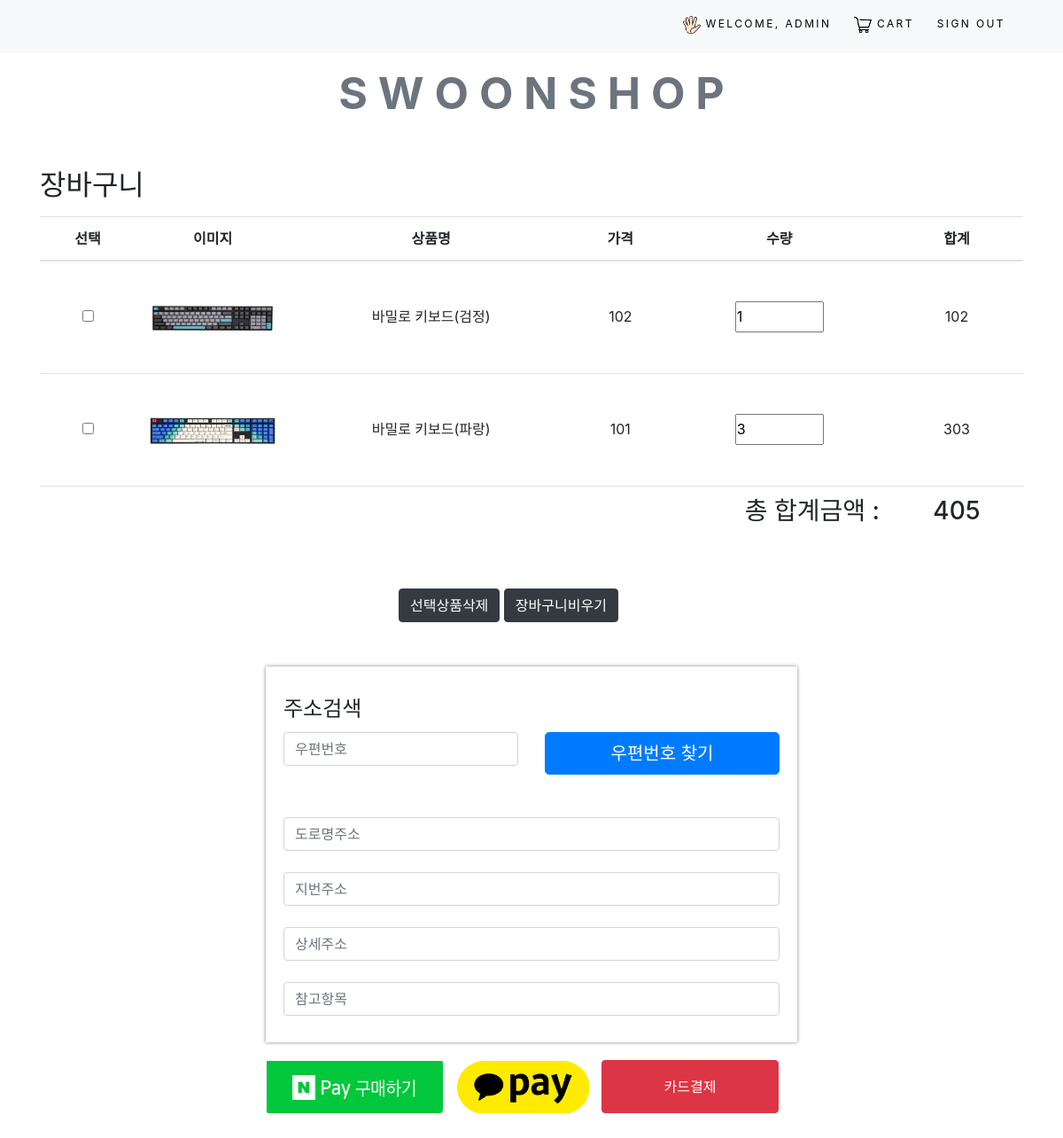
/cart/ (signed in), run on an earlier commit of the app's database.
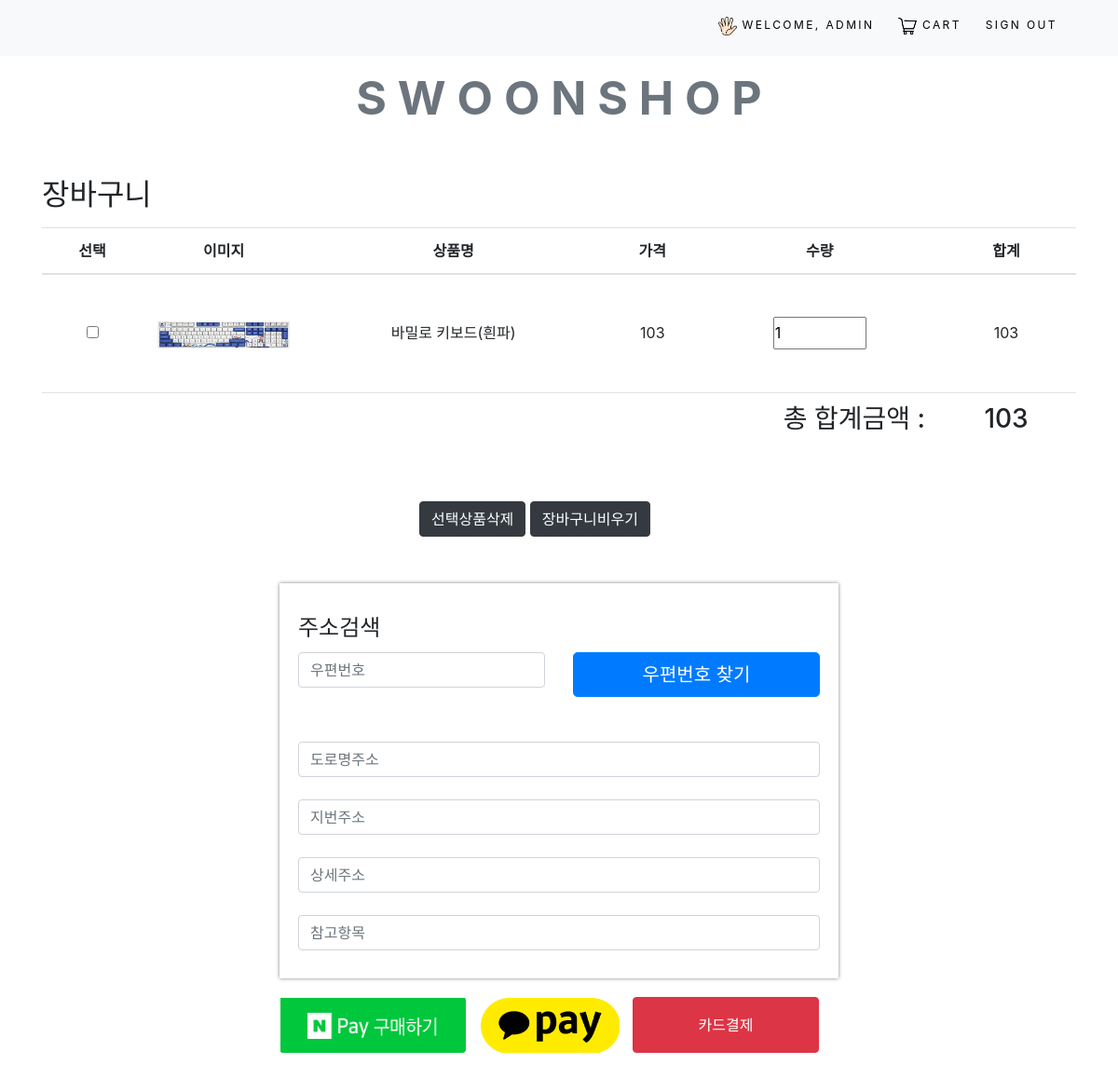
And on a later commit of the database.
### cart/models.py (models this page shows, shortened)
class CartItem(models.Model):
    user = models.ForeignKey(User, null=True, on_delete=models.CASCADE)
    product = models.ForeignKey(Product, on_delete=models.CASCADE)
    quantity = models.IntegerField(default=1)
    created_at = models.DateTimeField(auto_now_add=True)
    class Meta:
        verbose_name = '장바구니'
        verbose_name_plural = f'{verbose_name} 목록'
    @property
    def sub_total(self):
        return self.product.price * self.quantity

### product/models.py (models this page shows, shortened)
class Product(models.Model):
    name = models.CharField(max_length=250, unique=True)
    slug = models.SlugField(max_length=250, unique=True, default='')
    description = models.TextField(blank=True)
    price = models.DecimalField(max_digits=10, decimal_places=0)
    image = models.ImageField(upload_to='product', blank=True)
    stock = models.IntegerField()
    available = models.BooleanField(default=True)
    created = models.DateTimeField(auto_now_add=True, null=True)
    updated = models.DateTimeField(auto_now=True)
    class Meta:
        ordering = ('name',)
        verbose_name = 'product'
        verbose_name_plural = 'products'

### cart/views.py (the view)
# urls.py: path('', views.cart, name='cart'),
def cart(request, total=0):
    model = CartItem.objects.filter(user_id=request.user.id)
    uid = request.user.id
    for item in model:
        total += (item.product.price * item.quantity)
    context = {
        'items': model,
        'total': total,
        'uid': uid,
    }
    return render(request, 'cart/cart_detail.html', context)

### templates/cart/cart_detail.html (shortened to what this page needs)
{% extends "base.html" %}
{% load static %}
{% block content %}
<div class="container">
    <h2>장바구니</h2>
    <table class="table table-hover">
        <thead>
        <tr>
            <th>선택</th>
            <th style="width: 150px;">이미지</th>
            <th>상품명</th>
            <th>가격</th>
            <th>수량</th>
            <th>합계</th>
        </tr>
        </thead>
        <tbody>
        {% for item in items %}
        <tr data-itemId="{{ item.id }}" data-userId="{{ item.user_id }}" data-amount="{{ item.sub_total }}">
            <td><input type="checkbox" name="chk" ></td>
            <td><img style="width:150px; height:100px;" src="{{ item.product.image.url }}"></td>
            <td class="name">{{ item.product.name }}</td>
            <td class="price">{{ item.product.price }}</td>
            <td><input type="number" class="quantity" min="1" max="{{ item.product.stock }}" value="{{ item.quantity }}" style="width: 100px; height: 35px; line-height: 35px;"></td>
            <td class="sub_amount" style="width: 150px;">{{ item.sub_total }}</td>
        </tr>
        {% endfor %}
        <tr>
            <td colspan="5"><h3 style="height: 30px; line-height:30px; text-align:right;">총 합계금액 : </h3></td>
            <td colspan="5"><h3 class="amount" style="height: 30px; line-height:30px; text-align:center;">{{ total }}</h3></td>
        </tr>
        </tbody>
    </table>
</div>
<div>
    <div style="width: 300px; margin: 0px auto 50px auto;">
        <button type="button" class="btn btn-dark" onClick="delRow()">선택상품삭제</button>
        <button type="button" class="btn btn-dark" onClick="delAllRow()">장바구니비우기</button>
    </div>
</div>
<div style="width:600px; padding: 30px 20px; margin:0 auto; box-shadow: 0 0 4px gray;">
<legend>주소검색</legend>
<div class="row">
    <div class="col-xs-6 col-md-6">
        <input type="text" id="sample4_postcode" class="form-control input-lg" placeholder="우편번호">
    </div>
    <div class="col-xs-6 col-md-6">
        <input type="button" onclick="sample4_execDaumPostcode()" class="btn btn-lg btn-primary btn-block signup-btn" value="우편번호 찾기"><br>
    </div>
</div>
<br>
<input type="text" id="sample4_roadAddress" class="form-control input-lg" placeholder="도로명주소">
<br>
<input type="text" id="sample4_jibunAddress" class="form-control input-lg" placeholder="지번주소">
<br>
<input type="text" id="sample4_detailAddress" class="form-control input-lg" placeholder="상세주소">
<br>
<input type="text" id="sample4_extraAddress" class="form-control input-lg" placeholder="참고항목">
</div>
<div>
    <div style="width: 600px; margin: 20px auto;">
        <button type="button" class="paybtn btn" onClick="location.href='{% url 'order:naverpay' %}'"
                style="width: 200px; height: 60px; box-shodow: 0 0 4px gray; background-image: url({% static 'image/naverpay.png' %}); background-size: 200px 60px; background-repeat: no-repeat; margin-right: 10px;"></button>
        <button type="button" class="paybtn btn" onClick="location.href='{% url 'order:kakaopay' uid=uid %}'"
                style="width: 150px; height: 60px; box-shodow: 0 0 4px gray; background-image: url({% static 'image/kakaopay.png' %}); background-size: 150px 60px; background-repeat: no-repeat; margin-right: 10px;"></button>
        <button type="button" class="paybtn btn btn-danger" onClick="location.href='{% url 'order:cardpay' %}'"
                style="width: 200px; height: 60px; box-shodow: 0 0 4px gray;">카드결제</button>
        <br><br><br><br><br><br><br><br><br><br><br><br><br>
    </div>
</div>
{% endblock %}

### templates/base.html (shortened to what this page needs)
<!DOCTYPE html>
<html lang="ko">
<head>
    {% load static %}
    <link rel="stylesheet" type="text/css" href="{% static 'css/bootstrap.min.css' %}">
    <link rel="stylesheet" type="text/css" href="{% static 'css/style.css' %}">
    <link rel="stylesheet" href="{% static 'css/custom.css' %}">
    <link rel="stylesheet" href="https://stackpath.bootstrapcdn.com/bootstrap/4.4.1/css/bootstrap.min.css"
>
</head>
<body>
<div class="container-fluid bg-light navbar-fixed-top my_top_navbar_div">
    {% include 'top-navbar.html' %}
</div>
{% include "header.html" %}
{% block content %}
{% endblock %}
</body>
</html>

### templates/top-navbar.html (shortened to what this page needs)
{% load static %}
<div class="container">
    <div class="my_custom_menu">
        <ul>
            {% if request.user.is_authenticated %}
                <li>
                    <img src="{% static 'image/hi.png' %}" style="width:20px; height:20px;"> Welcome, {{ user.username }}
                </li>
                <li>
                    <a href="{% url 'cart:cart' %}"><img src="{% static 'image/cart.png' %}"> Cart </a>
                </li>
                <li>
                    <a href="{% url 'common:logout' %}">Sign out </a>
                </li>
            {% endif %}
        </ul>
    </div>
</div>

### templates/header.html
{% load static %}
<header>
    <center style="margin-top: 30px;">
        <a href="/" style="color: #6c757d; text-decoration: none; font-size:50px; font-weight: 700;"> S W O O N S H O P </a>
    </center>
</header>

### static/css/style.css (style rules this page uses)
* { padding: 0; margin: 0; }
header { display: block; width: 100%; height: 100px; text-align: center; line-height: 30px; }

### static/css/custom.css (style rules this page uses)
body { font-family: 'Roboto', sans-serif; }
.my_top_navbar_div { height: 60px; line-height: 50px; }
.my_custom_menu { text-align: right!important; }
.my_custom_menu ul li { list-style: none; color: #000; text-transform: uppercase; letter-spacing: .2em; font-size: 12px; padding-right: 20px; display: inline; }
.my_custom_menu ul li a { text-decoration: none; color: #000; list-style: none; text-transform: uppercase; letter-spacing: .2em; font-size: 12px; }

### templates/cart/cart_detail.html (style rules this page uses)
table { text-align:center; }
tr td { text-align: center; height:100px; line-height:100px; }

What changed in the data, as far as the page shows it:
removed CartItem: product.image (picture), product.name "바밀로 키보드(검정)", product.price "102", quantity "1", sub_total "102"
removed CartItem: product.image (picture), product.name "바밀로 키보드(파랑)", product.price "101", quantity "3", sub_total "303"
added CartItem: product.image (picture), product.name "바밀로 키보드(흰파)", product.price "103", quantity "1", sub_total "103"
Also different on the page:
{{ total }}: "405" → "103"
